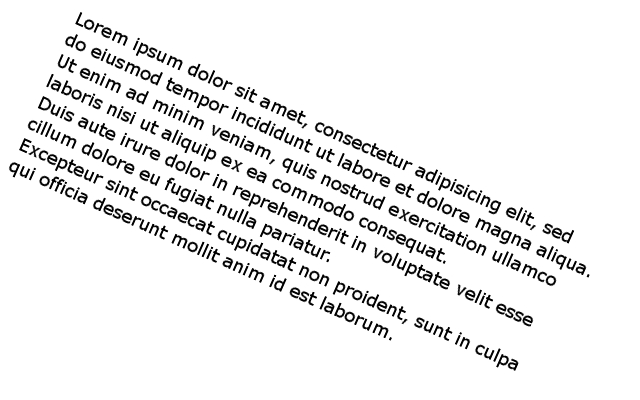
#> input picture data/img.jpg, 640 x 400 px, found by its file name
$ jupyter execute --allow-errors '2 - Image Preprocessing.ipynb'
#> lines starting #> are read from the running program, lines starting #| are printed output that depends on the picture; after the words box and inside, x2 and y2 are one past the last pixel; in counts of white or black regions, pixels touching at a corner belong together
[cell 1]
import sys
import matplotlib.pyplot as plt
import numpy as np

from PIL import Image as im
from scipy.ndimage import interpolation as inter

from IPython.display import display

[cell 2]
input_file = sys.argv[1]
display(input_file)

[cell 3]
img = im.open("img.jpg")
#> img is the input picture: PIL image 640x400 RGB; min 0, max 255, mean 237.7
display(img)

# 1 - Convert to binary

In layman’s terms Binarization means converting a coloured image into an image which consists of only black and white pixels (Black pixel value=0 and White pixel value=255). As a basic rule, this can be done by fixing a threshold (normally threshold=127, as it is exactly half of the pixel range 0–255). If the pixel value is greater than the threshold, it is considered as a white pixel, else considered as a black pixel.

[cell 4]
wd, ht = img.size
#> wd = 640; ht = 400
display(f"width {wd}px - hight {ht}px")

[cell 5]
pix = np.array(img.convert("1").getdata(), np.uint8)

display(pix.shape)
pix

[cell 6]
bin_img = 1 - (pix.reshape((ht, wd)) / 255.0)
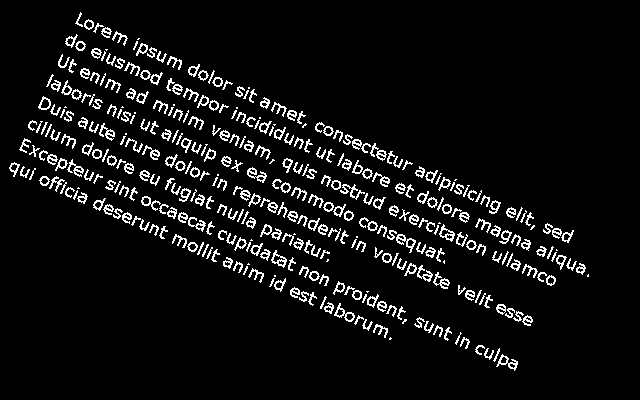
#> bin_img: shape (400, 640) float64; values 0 (black) and 1 (white), 6.8% white in thin lines or dots, all inside (x1, y1, x2, y2) = (9, 12, 589, 371)

display(bin_img.shape)
bin_img

[cell 7]
plt.imshow(bin_img, cmap="gray")
#> (this line was passed over: IPython is not available in this run)
plt.savefig("binary.png")
#> (this line was passed over: IPython is not available in this run)

# 2 - Skew Correction

While scanning a document, it might be slightly skewed (image aligned at a certain angle with horizontal) sometimes. While extracting the information from the scanned image, detecting & correcting the skew is crucial.

Several techniques are used for skew correction.

- → Projection profile method
- → Hough transformation method
- → Topline method
- → Scanline method

However, the projection profile method is the simplest, easiest and most widely used way to determine skew in documents.

[cell 8]
def find_score(arr, angle):
    data = inter.rotate(arr, angle, reshape=False, order=0)
    hist = np.sum(data, axis=1)

    score = np.sum((hist[1:] - hist[:-1]) ** 2)
    return hist, score

delta = 1
limit = 360

angles = np.arange(-limit, limit + delta, delta)
scores = []

for angle in angles:
    hist, score = find_score(bin_img, angle)
    scores.append(score)
#> this loop made 721 passes
#> score on passes 1 to 3: 17926, 17730, 19410
#> pass 2, in find_score (call 2), `data = inter.rotate(arr, angle, reshape=False, order=0)`:
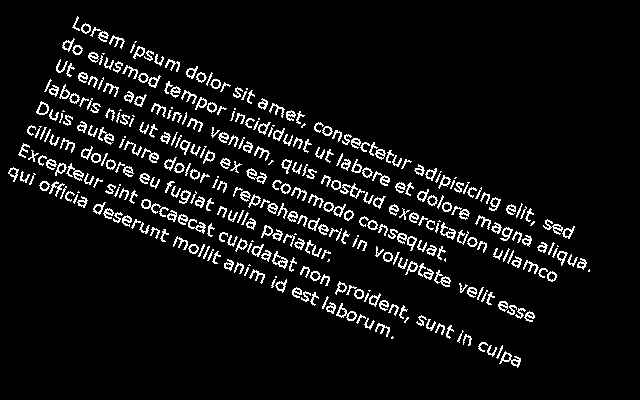
#> data: shape (400, 640) float64; values 0 (black) and 1 (white), 6.8% white in thin lines or dots, all inside (x1, y1, x2, y2) = (8, 16, 590, 368)
#> pass 3, in find_score (call 3), `data = inter.rotate(arr, angle, reshape=False, order=0)`:
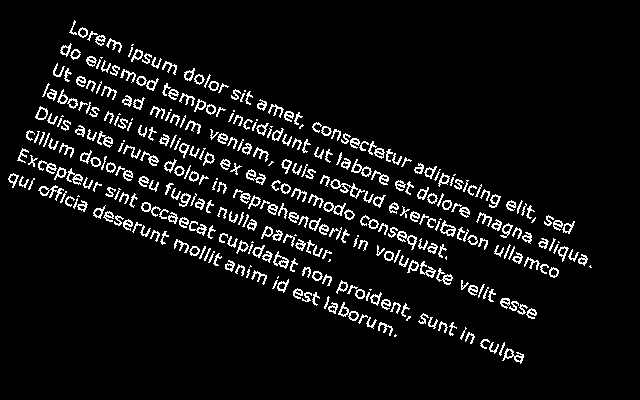
#> data: shape (400, 640) float64; values 0 (black) and 1 (white), 6.8% white in thin lines or dots, all inside (x1, y1, x2, y2) = (8, 20, 592, 364)
#> after the loop, scores = 721 values, max 735528 at index 24, min 9875 at index 136, mean 22547.2

best_score = max(scores)
#> best_score = 735528
best_angle = angles[scores.index(best_score)]
#> best_angle = -336

print("Best angle: {}".format(best_angle))
#| Best angle: -336
print(f"Best score {best_score} \t Best angle {best_angle}")
#| Best score 735528.0 	 Best angle -336

### correct skew

[cell 9]
data = inter.rotate(bin_img, best_angle, reshape=False, order=0)
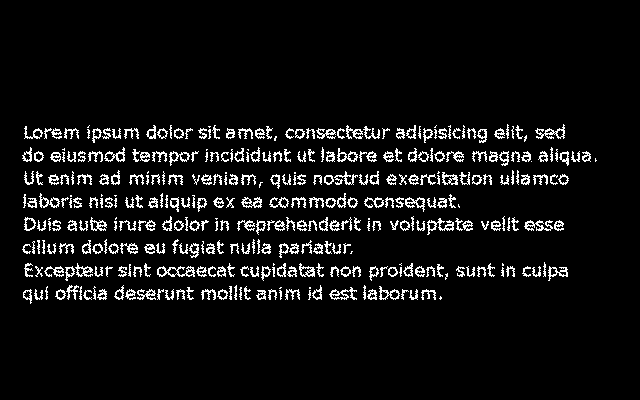
#> data: shape (400, 640) float64; values 0 (black) and 1 (white), 6.8% white in thin lines or dots, all inside (x1, y1, x2, y2) = (22, 124, 597, 304)
img = im.fromarray((255 * data).astype("uint8")).convert("RGB")
img.save("skew_correction.png")

[cell 10]
img

# 3 - Noise Removal

The main objective of the Noise removal stage is to smoothen the image by removing small dots/patches which have high intensity than the rest of the image. Noise removal can be performed for both Coloured and Binary images.
One way of performing Noise removal by using OpenCV fastNlMeansDenoisingColored function

[cell 11]
import cv2

[cell 12]
# reading image
img = cv2.imread("skew_correction.png")

# denoising the img saving it into dst img
dst = cv2.fastNlMeansDenoisingColored(img, None, 10, 10, 7, 15)

#> (the rest of this cell did not finish here and is left out)

[cell 13]
no_noise_img = im.fromarray((dst).astype("uint8")).convert("RGB")
no_noise_img.save("no_noise_img.png")
no_noise_img

# 4 - Thinning and Skeletonization

This is an optional preprocessing task which depends on the context in which the OCR is being used.

- → If we are using the OCR system for the printed text, No need of performing this task because the printed text always has a uniform stroke width.

- → If we are using the OCR system for handwritten text, this task has to be performed since different writers have a different style of writing and hence different stroke width. So to make the width of strokes uniform, we have to perform Thinning and Skeletonization.

[cell 14]
img = cv2.imread("no_noise_img.png", 0)

kernel = np.ones((5, 5), np.uint8)
erosion = cv2.erode(img, kernel, iterations=1)
#> erosion: shape (400, 640); every value is 0

[cell 15]
im.fromarray((erosion).astype("uint8")).convert("RGB")
